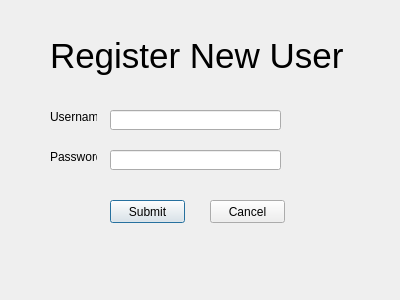
<?xml version="1.0" encoding="UTF-8"?>
<ui version="4.0">
 <class>LoginWindow</class>
 <widget class="QDialog" name="LoginWindow">
  <property name="geometry">
   <rect>
    <x>0</x>
    <y>0</y>
    <width>400</width>
    <height>300</height>
   </rect>
  </property>
  <property name="windowTitle">
   <string>Register New User</string>
  </property>
  <widget class="QPushButton" name="pushButton">
   <property name="geometry">
    <rect>
     <x>110</x>
     <y>200</y>
     <width>75</width>
     <height>23</height>
    </rect>
   </property>
   <property name="text">
    <string>Submit</string>
   </property>
  </widget>
  <widget class="QLineEdit" name="USERNAME">
   <property name="geometry">
    <rect>
     <x>110</x>
     <y>110</y>
     <width>171</width>
     <height>20</height>
    </rect>
   </property>
  </widget>
  <widget class="QLineEdit" name="PASSWORD">
   <property name="geometry">
    <rect>
     <x>110</x>
     <y>150</y>
     <width>171</width>
     <height>20</height>
    </rect>
   </property>
  </widget>
  <widget class="QPushButton" name="pushButton_2">
   <property name="geometry">
    <rect>
     <x>210</x>
     <y>200</y>
     <width>75</width>
     <height>23</height>
    </rect>
   </property>
   <property name="text">
    <string>Cancel</string>
   </property>
  </widget>
  <widget class="QLabel" name="label">
   <property name="geometry">
    <rect>
     <x>50</x>
     <y>30</y>
     <width>301</width>
     <height>51</height>
    </rect>
   </property>
   <property name="font">
    <font>
     <pointsize>26</pointsize>
    </font>
   </property>
   <property name="text">
    <string>Register New User</string>
   </property>
  </widget>
  <widget class="QLabel" name="label_2">
   <property name="geometry">
    <rect>
     <x>50</x>
     <y>110</y>
     <width>47</width>
     <height>13</height>
    </rect>
   </property>
   <property name="text">
    <string>Username</string>
   </property>
  </widget>
  <widget class="QLabel" name="label_3">
   <property name="geometry">
    <rect>
     <x>50</x>
     <y>150</y>
     <width>47</width>
     <height>13</height>
    </rect>
   </property>
   <property name="text">
    <string>Password</string>
   </property>
  </widget>
 </widget>
 <resources/>
 <connections/>
</ui>
